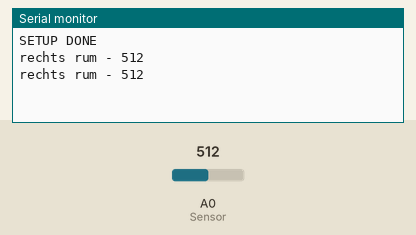
Simulated run of this sketch. Board: Arduino Uno, built with avr-gcc and run on an emulated ATmega328P. Shown: the last lines printed to the serial monitor. The inputs (shaded band) are chosen by the test bench; at power-on: A0 (Sensor) = 512.

Above: at 1.8 s.
1.9 s: A0 (Sensor) set to 504
At 2.8 s:
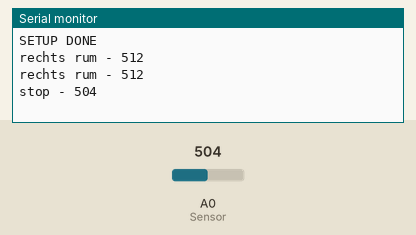
4.5 s: A0 (Sensor) set to 306
At 5.5 s:
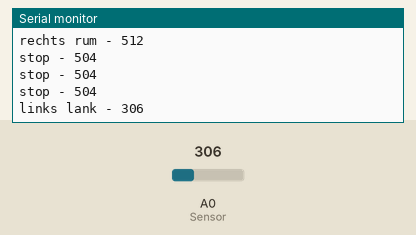

The sketch:

nano_lego_trafo.ino
```cpp
// https://funduino.de/nr-41-stromstaerkesensor-arduino#:~:text=In%20diesem%20Beispiel%20soll%20die,512.
int Sensor = A0; // Der Stromstärkesensor wird am Pin A0 (Analog "0") angeschlossen.
int VpA = 185; // Millivolt pro Ampere (100 für 20A Modul und 66 für 30A Modul)
int trafo = 0;
int Nullpunkt = 2500; // Spannung in mV bei dem keine Stromstärke vorhanden ist
double SensorSpannung = 0;
double Ampere = 0;

// 477 - 501 == links
// 501 - 502 == null
// 502 - 525 == rechts


void setup(){
  Serial.begin(9600);
  Serial.println("SETUP DONE");
}

void loop(){
  trafo = analogRead(Sensor);

  if (trafo < 501) {
    Serial.print("links lank");
  } else if (trafo >= 501 && trafo <= 504) {
    Serial.print("stop");
  } else if (trafo > 504) {
    Serial.print("rechts rum");
  }

  Serial.println(" - " + String(trafo));

  delay(1000);
}
```

Measured:
- the behaviour switches between 505 and 504 on A0 (Sensor) (found by bisection; images 0 and 1)
- after the input at 1.9 s, the serial monitor: prints a new line after 0.10 s (image 1)
- after the input at 4.5 s, the serial monitor: prints a new line after 0.50 s (image 2)
